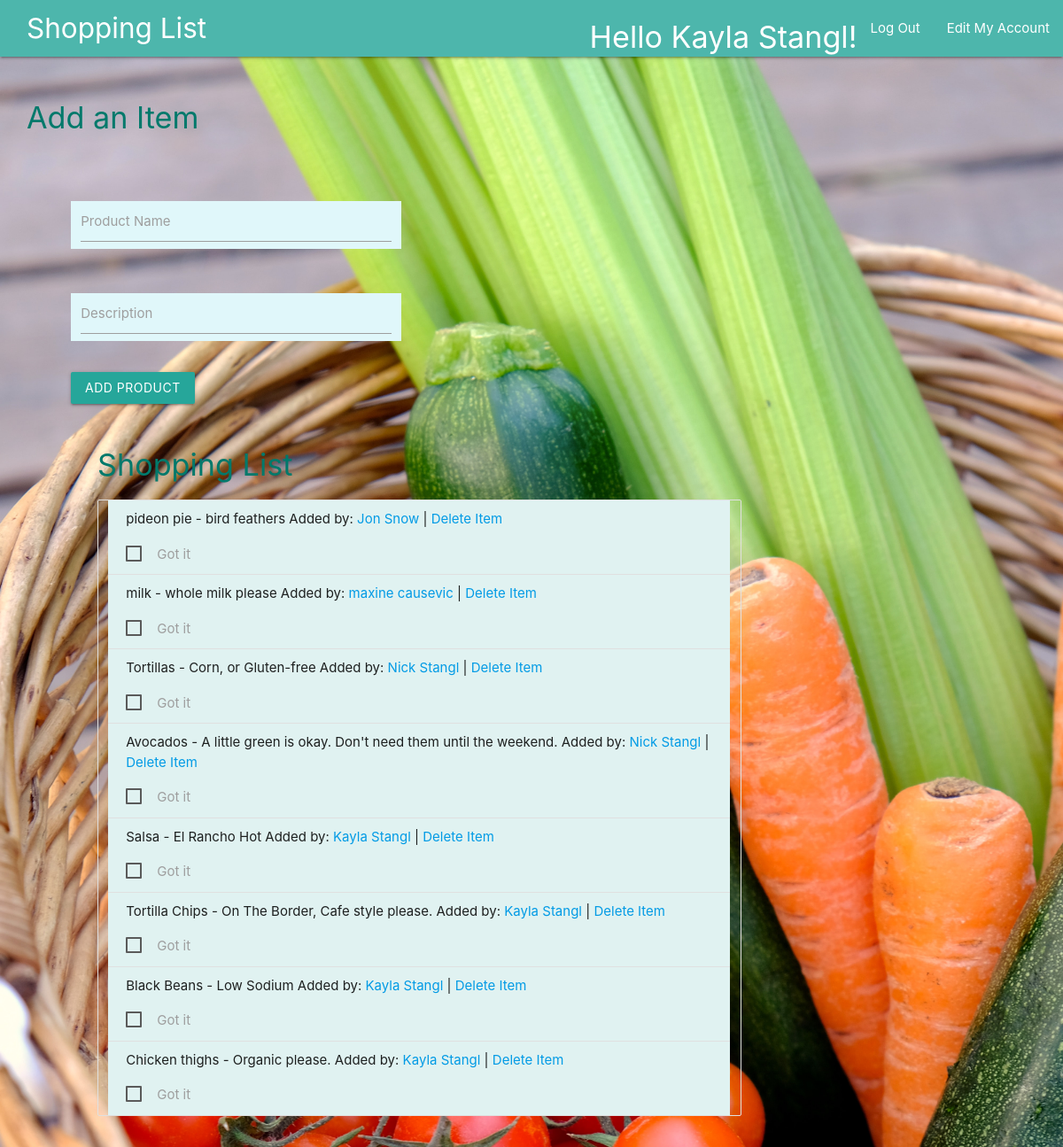
The page /shoppinglist (signed in) on the database its author committed.
### time_app/models.py (models this page shows)
class User(models.Model):
    first_name = models.CharField(max_length=45)
    last_name = models.CharField(max_length=45)
    email = models.CharField(max_length=255)
    password = models.CharField(max_length=255)
    created_at = models.DateTimeField(auto_now_add=True)
    updated_at = models.DateTimeField(auto_now=True)
    objects = User_Manager()

class Product(models.Model):
    product_name = models.CharField(max_length=255)
    description = models.TextField()
    user = models.ForeignKey(User, related_name="products", on_delete = models.CASCADE)
    created_at = models.DateTimeField(auto_now_add=True)
    updated_at = models.DateTimeField(auto_now=True)
    objects = ProductManager()

### time_app/views.py (the view)
# urls.py: path('shoppinglist', views.success),
def success(request):
    if 'user_id' not in request.session:
        return redirect('/')
    else:
        context = {
            'user': User.objects.get(id=request.session['user_id']),
            "all_products" : Product.objects.all()
        }
        return render(request, "success.html", context)

### time_app/templates/success.html (shortened to what this page needs)
<!DOCTYPE html>
<html lang="en">
<head>
    <link rel="stylesheet" href="https://cdnjs.cloudflare.com/ajax/libs/materialize/1.0.0/css/materialize.min.css">
    {% load static%}
    <link rel="stylesheet" href="{% static 'css/styles.css' %}">
</head>
<body id="bg" style="background-image: url('{% static "img/foods.jpg" %}'); background-repeat: no-repeat;
    background-size: cover">
    <nav>
        <div class="nav-wrapper teal lighten-2">
            <a href="#" class="brand-logo">Shopping List</a>
            <ul id="nav-mobile" class="right hide-on-med-and-down">
                <li>
                    <h4>Hello {{ user.first_name }} {{ user.last_name }}!</h4>
                </li>
                <li><a href="/logout">Log Out</a></li>
                <li><a href="/myaccount/{{user.id}}">Edit My Account</a></li>
            </ul>
        </div>
    </nav>
    <div class="header">
        <span class="teal-text text-darken-2">
            <h4>Add an Item</h4>
        </span>
        <div id="container">
            <div class="main">
                <form action='/submit_product' method='post'>
                    <div class="row">
                        <form class="col s5">
                            <div class="row">
                                <div class="input-field col s4 #e0f7fa cyan lighten-5
                                ">
                                    <input id="product" type="text" name="product_name" class="validate">
                                    <label for="product_name">Product Name</label>
                                </div>
                            </div>
                            <div class="row">
                                <div class="input-field col s4 #e0f7fa cyan lighten-5
                                ">
                                    <input id="description" type="text" name="description" class="validate">
                                    <label for="description">Description</label>
                                </div>
                            </div>
                            <button class="btn center waves-effect waves-light" type="submit" name="action">Add Product
                            </button>
                        </form>
                        <div class="header">
                            <span class="teal-text text-darken-2">
                                <h4>Shopping List</h4>
                            </span>
                            <ul class="collection col s8">
                                {% for product in all_products reversed %}
                                <li class="collection-item #e0f2f1 teal lighten-5">{{ product.product_name }} -
                                    {{product.description}} <input type="checkbox" name="" id="">Added by: <a
                                        href="/user/{{product.user.id}}">{{product.user.first_name}}
                                        {{product.user.last_name}}</a> |  <a href="/destroy/{{product.id}}">Delete Item</a>
                                    <label>
                                        <span>Got it</span>
                                    </label>
                                </li>
                                {% endfor %}
                            </ul>
                        </div>
                    </div>
            </div>
        </div>
    </div>
</body>
</html>

### time_app/static/css/styles.css (style rules this page uses)
body { background-image: url("static/img/grocery2.jpeg"); }
.header { margin-left: 30px; margin-top: 50px; }
.brand-logo { margin-left: 30px; }
.main { margin-top: 60px; margin-left: 50px; }

### rows shown on the page
User: first_name "Kayla", last_name "Stangl"
Product: product_name "pideon pie", description "bird feathers", user.first_name "Jon", user.last_name "Snow"
Product: product_name "milk", description "whole milk please", user.first_name "maxine", user.last_name "causevic"
Product: product_name "Tortillas", description "Corn, or Gluten-free", user.first_name "Nick", user.last_name "Stangl"
Product: product_name "Avocados", description "A little green is okay. Don't need them until the weekend.", user.first_name "Nick", user.last_name "Stangl"
Product: product_name "Salsa", description "El Rancho Hot", user.first_name "Kayla", user.last_name "Stangl"
Product: product_name "Tortilla Chips", description "On The Border, Cafe style please.", user.first_name "Kayla", user.last_name "Stangl"
Product: product_name "Black Beans", description "Low Sodium", user.first_name "Kayla", user.last_name "Stangl"
Product: product_name "Chicken thighs", description "Organic please.", user.first_name "Kayla", user.last_name "Stangl"
